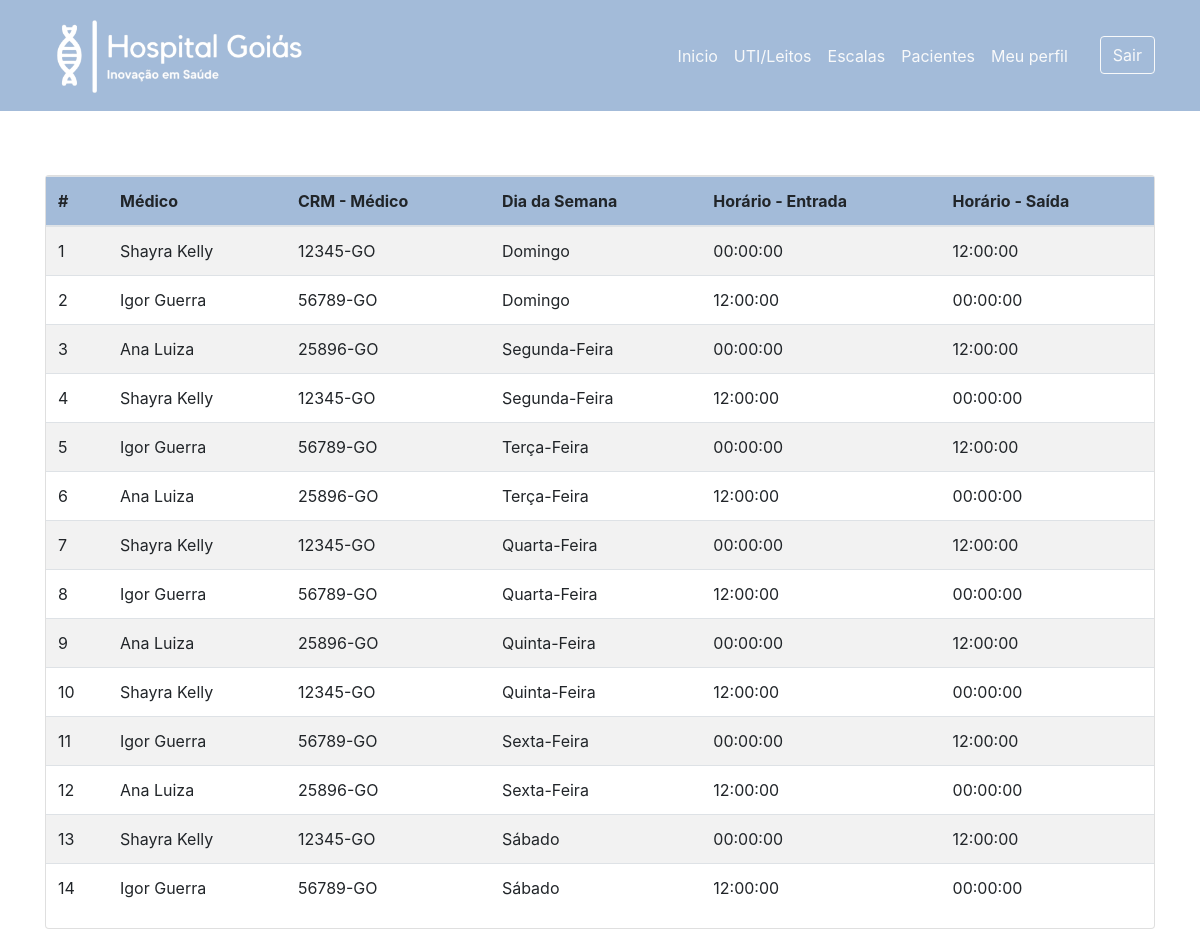
The page /controller/P_escalamed.php (signed in) on the database its author committed.
### tables this page shows
CREATE TABLE IF NOT EXISTS `funcionario` (
  `cpf` varchar(14) NOT NULL,
  `nome` varchar(50) NOT NULL,
  `nome_funcao` enum('Médico','Recepção','Gestor') NOT NULL,
  `dt_nasc` date NOT NULL,
  `salario` float NOT NULL,
  `id_hospital` int(11) NOT NULL,
  PRIMARY KEY (`cpf`),
  KEY `id_hospital` (`id_hospital`)
);

CREATE TABLE IF NOT EXISTS `escala` (
  `id` int(11) NOT NULL AUTO_INCREMENT,
  `hr_inicio` time NOT NULL,
  `hr_fim` time NOT NULL,
  `dia_semana` varchar(20) NOT NULL,
  PRIMARY KEY (`id`)
);

CREATE TABLE IF NOT EXISTS `medico` (
  `crm` varchar(15) NOT NULL,
  `cpf` varchar(14) NOT NULL,
  `especialidade` varchar(15) NOT NULL,
  PRIMARY KEY (`crm`),
  UNIQUE KEY `cpf` (`cpf`)
);

### controller/P_escalamed.php (the view, shortened to what this page needs)
<!DOCTYPE html>
<html lang="pt-br">
<head>
    <link rel="stylesheet" href="https://stackpath.bootstrapcdn.com/bootstrap/4.1.3/css/bootstrap.min.css">
    <link rel="stylesheet" href="https://use.fontawesome.com/releases/v5.3.1/css/all.css">
</head>
<body>
<header>
      <nav class="navbar navbar-expand-sm navbar-light" style="background-color: #a3bbd9;">
        <div class="container">
          <a href="#" class="navbar-brand">
            <img src="../imagens/hospital_logo__2_-removebg-preview (1).png" height="85px">
          </a>
          <div class="collapse navbar-collapse" id="nav-principal">
            <ul class="navbar-nav ml-auto">
              <li class="nav-item">
                <a href="P_indexmed.php" class="nav-link text-light">Inicio</a>
              </li>
              <li class="nav-item">
                <a href="P_internações-uti_leitosmed.php" class="nav-link text-light">UTI/Leitos</a>
              </li>
              <li class="nav-item">
                <a href="P_escalamed.php" class="nav-link text-light">Escalas</a>
              </li>
              <li class="nav-item">
                <a href="P_listagem-paciente.php" class="nav-link text-light">Pacientes</a>
              </li>
              <li class="nav-item">
                <a href="P_perfil-usuariomed.php" class="nav-link text-light">Meu perfil</a>
              </li>
              <li class="nav-item">
                <a href="V_logout.php" class="btn btn-outline-light ml-4">Sair</a>
              </li>
          </div>
        </div>
      </nav>
    </header>
<section class="meio">
<br>
<br>
<div class="container my-3" style="min-height: 100%;">
    <div class="row mb-2">
        <div class="col-md-12">
            <div class="card">
<?php
include('conexao_BD.php');
$sql = mysqli_query($conexao, "SELECT esc.id, fun.nome, med.crm, esc.hr_inicio, esc.hr_fim, esc.dia_semana
FROM funcionario as fun INNER JOIN medico as med ON (fun.cpf = med.cpf) INNER JOIN escala_med as em ON (med.crm = em.crm_med)
INNER JOIN escala as esc ON (em.id_escala = esc.id) order by esc.id");
        echo "<table class='table table-striped'>";
        echo "<thead style='background-color: #a3bbd9;'>";
          echo "<tr>";
            echo "<th scope='col'>#</th>";
            echo "<th scope='col'>Médico</th>";
            echo "<th scope='col'>CRM - Médico</th>";
            echo "<th scope='col'>Dia da Semana</th>";
            echo "<th scope='col'>Horário - Entrada</th>";
            echo "<th scope='col'>Horário - Saída</th>";
          echo "</tr>";
        echo "</thead>";
        echo "<tbody>";
while ($listagem = mysqli_fetch_array($sql))
{
    $id = $listagem['id'];
    $nome = $listagem['nome'];
    $crm = $listagem['crm'];
    $hr_inicio = $listagem['hr_inicio'];
    $hr_fim = $listagem['hr_fim'];
    $dia = $listagem['dia_semana'];
        echo "<tr>";
          echo "<td scope='row'>$id</td>";
          echo "<td>$nome</td>";
          echo "<td>$crm</td>";
          echo "<td>$dia</td>";
          echo "<td>$hr_inicio</td>";
          echo "<td>$hr_fim</td>";
        echo "</tr>";
}
  echo "</tbody>";
echo "</table>";
?>
</section>
</body>
</html>

### rows shown on the page
funcionario: escala.id "1", nome "Shayra Kelly", medico.crm "12345-GO", escala.dia_semana "Domingo", escala.hr_inicio "00:00:00", escala.hr_fim "12:00:00", escala.id "4", escala.dia_semana "Segunda-Feira", escala.hr_inicio "12:00:00", escala.hr_fim "00:00:00", escala.id "7", escala.dia_semana "Quarta-Feira", escala.id "10", escala.dia_semana "Quinta-Feira", escala.id "13", escala.dia_semana "Sábado"
funcionario: escala.id "2", nome "Igor Guerra", medico.crm "56789-GO", escala.dia_semana "Domingo", escala.hr_inicio "12:00:00", escala.hr_fim "00:00:00", escala.id "5", escala.dia_semana "Terça-Feira", escala.hr_inicio "00:00:00", escala.hr_fim "12:00:00", escala.id "8", escala.dia_semana "Quarta-Feira", escala.id "11", escala.dia_semana "Sexta-Feira", escala.id "14", escala.dia_semana "Sábado"
funcionario: escala.id "3", nome "Ana Luiza", medico.crm "25896-GO", escala.dia_semana "Segunda-Feira", escala.hr_inicio "00:00:00", escala.hr_fim "12:00:00", escala.id "6", escala.dia_semana "Terça-Feira", escala.hr_inicio "12:00:00", escala.hr_fim "00:00:00", escala.id "9", escala.dia_semana "Quinta-Feira", escala.id "12", escala.dia_semana "Sexta-Feira"
